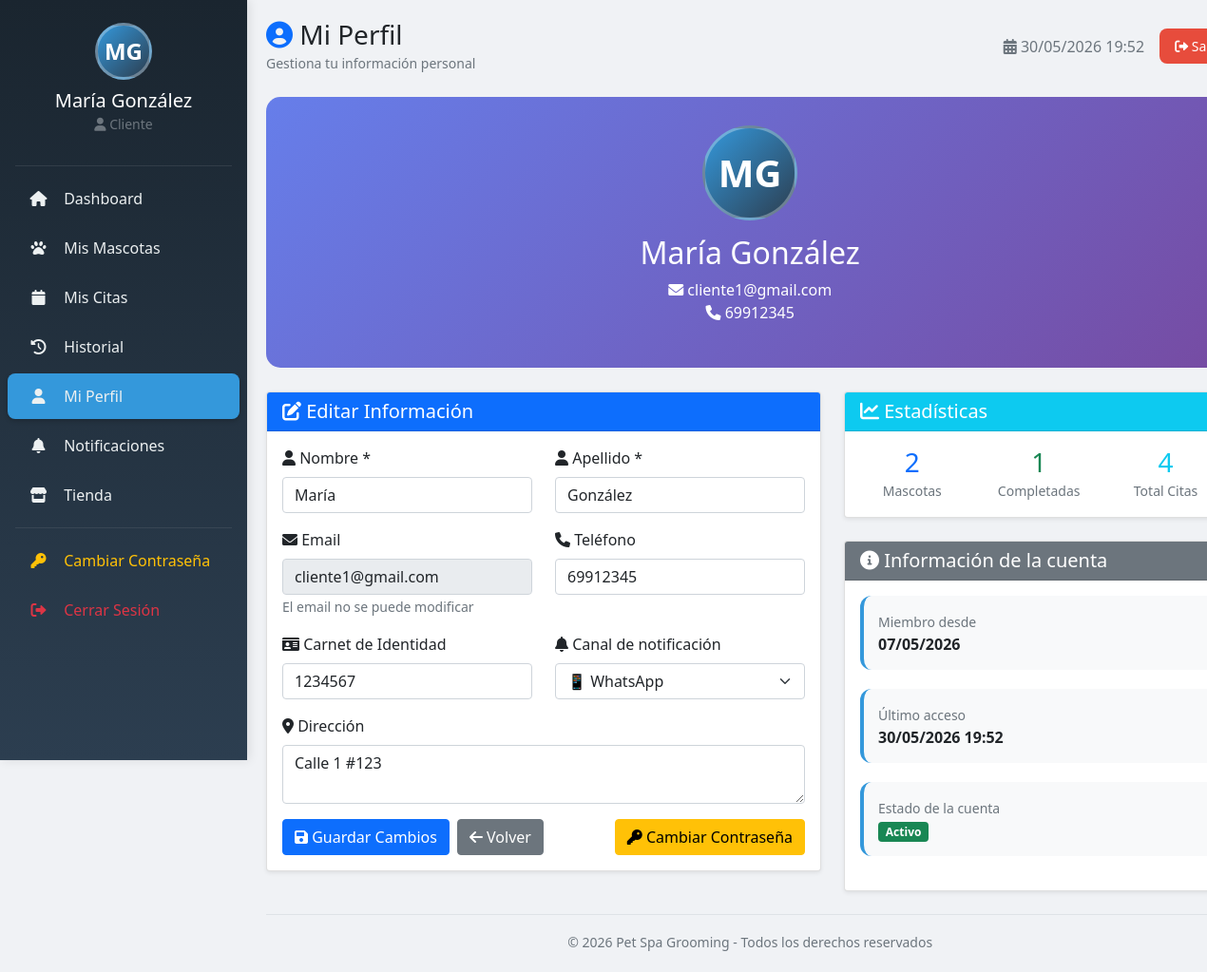
Page /cliente/perfil.php (signed in) on the committed database.
### tables this page shows
CREATE TABLE `clientes` (
  `id` int(10) UNSIGNED NOT NULL,
  `usuario_id` int(10) UNSIGNED NOT NULL,
  `nombre` varchar(120) NOT NULL,
  `apellido` varchar(120) NOT NULL,
  `telefono` varchar(20) DEFAULT NULL,
  `ci` varchar(20) DEFAULT NULL COMMENT 'Carnet de Identidad',
  `direccion` varchar(255) DEFAULT NULL,
  `canal_notificacion` enum('email','whatsapp','sms','telegram') NOT NULL DEFAULT 'email',
  `horario_preferido` varchar(100) DEFAULT NULL,
  `created_at` timestamp NOT NULL DEFAULT current_timestamp(),
  `updated_at` timestamp NOT NULL DEFAULT current_timestamp() ON UPDATE current_timestamp()
);

### cliente/perfil.php (the view, shortened to what this page needs)
<?php
$db = Database::getInstance()->getConnection();
$stmt = $db->prepare("SELECT * FROM clientes WHERE usuario_id = ?");
$stmt->execute([$_SESSION['user_id']]);
$cliente = $stmt->fetch();
$iniciales = strtoupper(substr($cliente['nombre'], 0, 1) . substr($cliente['apellido'], 0, 1));
?>
<!DOCTYPE html>
<html lang="es">
<head>
    <link href="https://cdn.jsdelivr.net/npm/bootstrap@5.1.3/dist/css/bootstrap.min.css" rel="stylesheet">
    <link rel="stylesheet" href="https://cdnjs.cloudflare.com/ajax/libs/font-awesome/6.0.0/css/all.min.css">
</head>
<body>
<div class="container-fluid p-0">
    <div class="row g-0">
        <nav class="col-md-2 sidebar">
            <div class="text-center py-4">
                <div class="user-avatar" style="width: 60px; height: 60px; font-size: 1.5rem; margin-bottom: 10px;">
                    <?php echo $iniciales; ?>
                </div>
                <h5 class="text-white mb-0"><?php echo htmlspecialchars($cliente['nombre'] . ' ' . $cliente['apellido']); ?></h5>
                <small class="text-muted"><i class="fas fa-user"></i> Cliente</small>
            </div>
            <hr class="bg-secondary mx-3 my-2">
            <ul class="nav flex-column mt-2">
                <li><a class="nav-link" href="index.php"><i class="fas fa-home"></i> Dashboard</a></li>
                <li><a class="nav-link" href="mascotas.php"><i class="fas fa-paw"></i> Mis Mascotas</a></li>
                <li><a class="nav-link" href="citas.php"><i class="fas fa-calendar"></i> Mis Citas</a></li>
                <li><a class="nav-link" href="historial.php"><i class="fas fa-history"></i> Historial</a></li>
                <li><a class="nav-link active" href="perfil.php"><i class="fas fa-user"></i> Mi Perfil</a></li>
                <li><a class="nav-link" href="notificaciones.php"><i class="fas fa-bell"></i> Notificaciones</a></li>
                <li><a class="nav-link" href="tienda/"><i class="fas fa-store"></i> Tienda</a></li>
                <li><hr class="bg-secondary mx-3 my-2"></li>
                <li><a class="nav-link text-warning" href="../cambiar_password.php"><i class="fas fa-key"></i> Cambiar Contraseña</a></li>
                <li><a class="nav-link text-danger" href="../logout.php"><i class="fas fa-sign-out-alt"></i> Cerrar Sesión</a></li>
            </ul>
        </nav>
        <main class="col-md-10 main-content">
            <div class="d-flex justify-content-between align-items-center mb-4">
                <div>
                    <h1 class="h3 mb-0"><i class="fas fa-user-circle text-primary"></i> Mi Perfil</h1>
                    <small class="text-muted">Gestiona tu información personal</small>
                </div>
                <div class="d-flex align-items-center gap-3">
                    <span class="text-muted"><i class="fas fa-calendar-alt"></i> <?php echo date('d/m/Y H:i'); ?></span>
                    <a href="../logout.php" class="btn btn-danger btn-sm btn-logout">
                        <i class="fas fa-sign-out-alt"></i> Salir
                    </a>
                </div>
            </div>
            <div class="profile-header">
                <div class="user-avatar" style="width: 100px; height: 100px; font-size: 2.5rem; margin: 0 auto 15px;">
                    <?php echo $iniciales; ?>
                </div>
                <h2><?php echo htmlspecialchars($cliente['nombre'] . ' ' . $cliente['apellido']); ?></h2>
                <p class="mb-0"><i class="fas fa-envelope"></i> <?php echo $_SESSION['user_email']; ?></p>
                <p><i class="fas fa-phone"></i> <?php echo $cliente['telefono'] ?: 'No registrado'; ?></p>
            </div>
            <div class="row">
                <div class="col-md-7">
                    <div class="card shadow-sm">
                        <div class="card-header bg-primary text-white">
                            <h5 class="mb-0"><i class="fas fa-edit"></i> Editar Información</h5>
                        </div>
                        <div class="card-body">
                            <form method="POST">
                                <div class="row">
                                    <div class="col-md-6 mb-3">
                                        <label class="form-label"><i class="fas fa-user"></i> Nombre *</label>
                                        <input type="text" name="nombre" class="form-control" value="<?php echo htmlspecialchars($cliente['nombre']); ?>" required>
                                    </div>
                                    <div class="col-md-6 mb-3">
                                        <label class="form-label"><i class="fas fa-user"></i> Apellido *</label>
                                        <input type="text" name="apellido" class="form-control" value="<?php echo htmlspecialchars($cliente['apellido']); ?>" required>
                                    </div>
                                    <div class="col-md-6 mb-3">
                                        <label class="form-label"><i class="fas fa-envelope"></i> Email</label>
                                        <input type="email" class="form-control" value="<?php echo $_SESSION['user_email']; ?>" disabled>
                                        <small class="text-muted">El email no se puede modificar</small>
                                    </div>
                                    <div class="col-md-6 mb-3">
                                        <label class="form-label"><i class="fas fa-phone"></i> Teléfono</label>
                                        <input type="text" name="telefono" class="form-control" value="<?php echo $cliente['telefono']; ?>">
                                    </div>
                                    <div class="col-md-6 mb-3">
                                        <label class="form-label"><i class="fas fa-id-card"></i> Carnet de Identidad</label>
                                        <input type="text" name="ci" class="form-control" value="<?php echo $cliente['ci']; ?>">
                                    </div>
                                    <div class="col-md-6 mb-3">
                                        <label class="form-label"><i class="fas fa-bell"></i> Canal de notificación</label>
                                        <select name="canal_notificacion" class="form-select">
                                            <option value="whatsapp" <?php echo $cliente['canal_notificacion']=='whatsapp'?'selected':''; ?>>📱 WhatsApp</option>
                                        </select>
                                    </div>
                                    <div class="col-md-12 mb-3">
                                        <label class="form-label"><i class="fas fa-map-marker-alt"></i> Dirección</label>
                                        <textarea name="direccion" class="form-control" rows="2"><?php echo htmlspecialchars($cliente['direccion']); ?></textarea>
                                    </div>
                                </div>
                                <div class="d-flex gap-2">
                                    <button type="submit" class="btn btn-primary">
                                        <i class="fas fa-save"></i> Guardar Cambios
                                    </button>
                                    <a href="index.php" class="btn btn-secondary">
                                        <i class="fas fa-arrow-left"></i> Volver
                                    </a>
                                    <a href="../cambiar_password.php" class="btn btn-warning ms-auto">
                                        <i class="fas fa-key"></i> Cambiar Contraseña
                                    </a>
                                </div>
                            </form>
                        </div>
                    </div>
                </div>
                <div class="col-md-5">
                    <div class="card shadow-sm mb-4">
                        <div class="card-header bg-info text-white">
                            <h5 class="mb-0"><i class="fas fa-chart-line"></i> Estadísticas</h5>
                        </div>
                        <div class="card-body">
                            <?php
                            $stmt = $db->prepare("SELECT COUNT(*) as total FROM mascota_dueno WHERE cliente_id = ?");
                            $stmt->execute([$cliente['id']]);
                            $total_mascotas = $stmt->fetchColumn();
                            $stmt = $db->prepare("SELECT COUNT(*) as total FROM citas WHERE cliente_id = ?");
                            $stmt->execute([$cliente['id']]);
                            $total_citas = $stmt->fetchColumn();
                            $stmt = $db->prepare("SELECT COUNT(*) as total FROM citas WHERE cliente_id = ? AND estado = 'completada'");
                            $stmt->execute([$cliente['id']]);
                            $citas_completadas = $stmt->fetchColumn();
                            ?>
                            <div class="row text-center">
                                <div class="col-4">
                                    <h3 class="text-primary mb-0"><?php echo $total_mascotas; ?></h3>
                                    <small class="text-muted">Mascotas</small>
                                </div>
                                <div class="col-4">
                                    <h3 class="text-success mb-0"><?php echo $citas_completadas; ?></h3>
                                    <small class="text-muted">Completadas</small>
                                </div>
                                <div class="col-4">
                                    <h3 class="text-info mb-0"><?php echo $total_citas; ?></h3>
                                    <small class="text-muted">Total Citas</small>
                                </div>
                            </div>
                        </div>
                    </div>
                    <div class="card shadow-sm">
                        <div class="card-header bg-secondary text-white">
                            <h5 class="mb-0"><i class="fas fa-info-circle"></i> Información de la cuenta</h5>
                        </div>
                        <div class="card-body">
                            <div class="info-card">
                                <small class="text-muted">Miembro desde</small>
                                <p class="mb-0"><strong><?php echo date('d/m/Y', strtotime($cliente['created_at'])); ?></strong></p>
                            </div>
                            <div class="info-card">
                                <small class="text-muted">Último acceso</small>
                                <p class="mb-0"><strong><?php echo $_SESSION['last_activity'] ? date('d/m/Y H:i', $_SESSION['last_activity']) : 'Hoy'; ?></strong></p>
                            </div>
                            <div class="info-card">
                                <small class="text-muted">Estado de la cuenta</small>
                                <p class="mb-0"><span class="badge bg-success">Activo</span></p>
                            </div>
                        </div>
                    </div>
                </div>
            </div>
            <footer class="text-center text-muted mt-4 pt-3 border-top">
                <small>&copy; <?php echo date('Y'); ?> <?php echo SITE_NAME; ?> - Todos los derechos reservados</small>
            </footer>
        </main>
    </div>
</div>
</body>
</html>

### cliente/perfil.php (style rules this page uses)
* { margin: 0; padding: 0; box-sizing: border-box; }
body { background: #f0f2f5; font-family: 'Segoe UI', Tahoma, Geneva, Verdana, sans-serif; }
.sidebar { min-height: 100vh; background: linear-gradient(180deg, #1a252f 0%, #2c3e50 100%); position: fixed; top: 0; left: 0; width: 260px; z-index: 100; box-shadow: 2px 0 10px rgba(0,0,0,0.1); transition: all 0.3s; }
.sidebar .nav-link { color: #ecf0f1; padding: 12px 20px; transition: all 0.3s; border-radius: 8px; margin: 2px 8px; }
.sidebar .nav-link.active { background: #3498db; box-shadow: 0 2px 5px rgba(0,0,0,0.2); }
.sidebar .nav-link i { width: 25px; margin-right: 10px; text-align: center; }
.main-content { margin-left: 260px; padding: 20px; transition: all 0.3s; }
.user-avatar { width: 80px; height: 80px; background: linear-gradient(135deg, #3498db, #2c3e50); border-radius: 50%; display: flex; align-items: center; justify-content: center; color: white; font-weight: bold; font-size: 2rem; margin: 0 auto 15px; border: 3px solid rgba(255,255,255,0.3); }
.btn-logout { background: #e74c3c; border: none; border-radius: 8px; padding: 8px 16px; }
.info-card { background: #f8f9fa; border-radius: 12px; padding: 15px; margin-bottom: 20px; border-left: 4px solid #3498db; }
.profile-header { background: linear-gradient(135deg, #667eea 0%, #764ba2 100%); border-radius: 15px; padding: 30px; margin-bottom: 25px; color: white; text-align: center; }

### rows in the picture
clientes: iniciales "MG", nombre+apellido "María González", telefono "69912345", nombre "María", apellido "González", ci "1234567", canal_notificacion "📱 WhatsApp", direccion "Calle 1 #123", created_at "07/05/2026"

### other values in the picture
$_SESSION['user_email'] "cliente1@gmail.com"
$total_mascotas "2"
$citas_completadas "1"
$total_citas "4"
date('d/m/Y H:i', $_SESSION['last_activity']) "30/05/2026 19:52"
SITE_NAME "Pet Spa Grooming"
